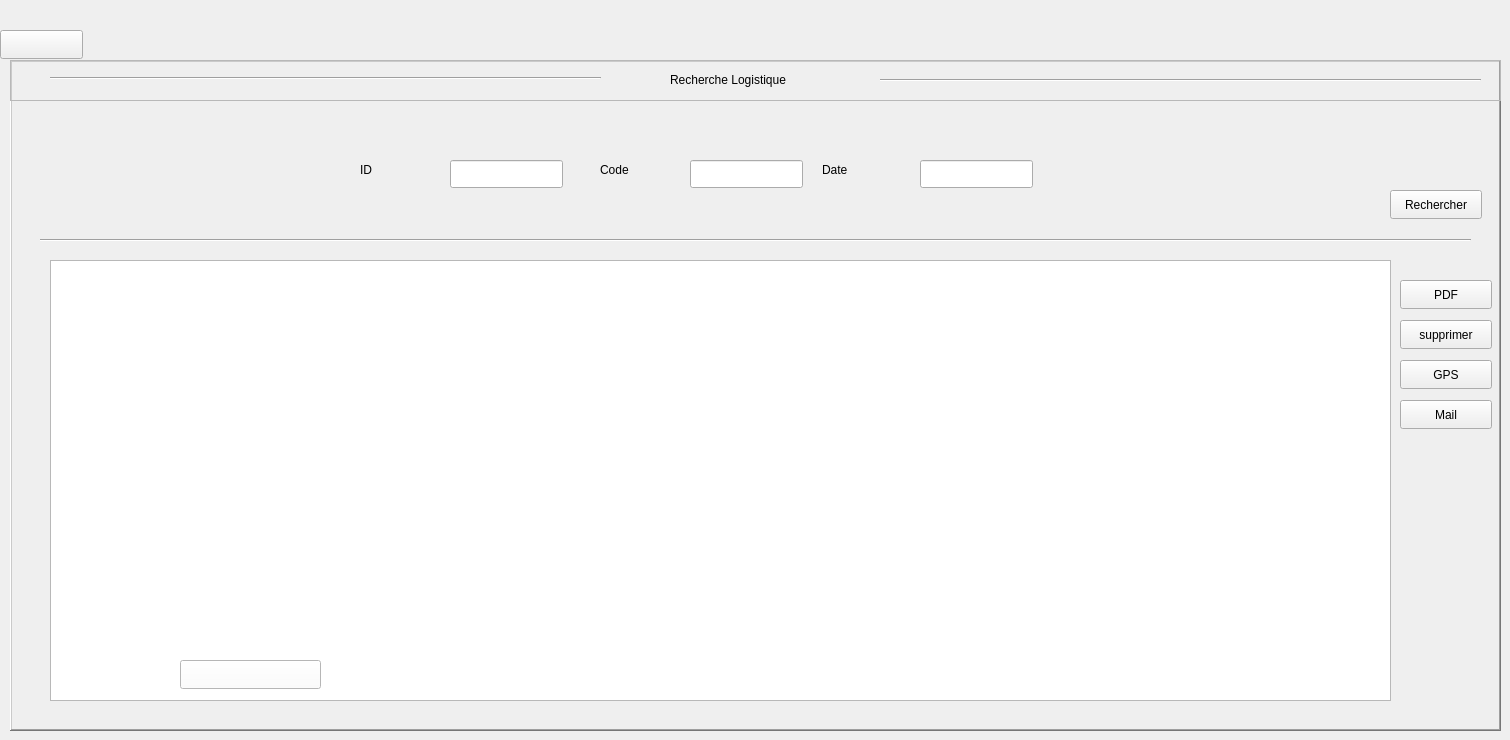
      <widget class="QWidget" name="page_16">
       <widget class="QFrame" name="frame_32">
        <property name="geometry">
         <rect>
          <x>10</x>
          <y>60</y>
          <width>1491</width>
          <height>671</height>
         </rect>
        </property>
        <property name="styleSheet">
         <string notr="true"/>
        </property>
        <property name="frameShape">
         <enum>QFrame::Shape::WinPanel</enum>
        </property>
        <property name="frameShadow">
         <enum>QFrame::Shadow::Raised</enum>
        </property>
        <widget class="QLineEdit" name="lineEdit_42">
         <property name="geometry">
          <rect>
           <x>440</x>
           <y>100</y>
           <width>113</width>
           <height>28</height>
          </rect>
         </property>
         <property name="styleSheet">
          <string notr="true"/>
         </property>
         <property name="text">
          <string/>
         </property>
        </widget>
        <widget class="QLabel" name="label_61">
         <property name="geometry">
          <rect>
           <x>350</x>
           <y>100</y>
           <width>63</width>
           <height>20</height>
          </rect>
         </property>
         <property name="text">
          <string>ID</string>
         </property>
        </widget>
        <widget class="QLabel" name="label_62">
         <property name="geometry">
          <rect>
           <x>590</x>
           <y>100</y>
           <width>63</width>
           <height>20</height>
          </rect>
         </property>
         <property name="text">
          <string>Code</string>
         </property>
        </widget>
        <widget class="QLineEdit" name="lineEdit_43">
         <property name="geometry">
          <rect>
           <x>680</x>
           <y>100</y>
           <width>113</width>
           <height>28</height>
          </rect>
         </property>
         <property name="styleSheet">
          <string notr="true"/>
         </property>
         <property name="text">
          <string/>
         </property>
        </widget>
        <widget class="QLabel" name="label_63">
         <property name="geometry">
          <rect>
           <x>812</x>
           <y>100</y>
           <width>71</width>
           <height>20</height>
          </rect>
         </property>
         <property name="text">
          <string>Date</string>
         </property>
        </widget>
        <widget class="QLineEdit" name="lineEdit_44">
         <property name="geometry">
          <rect>
           <x>910</x>
           <y>100</y>
           <width>113</width>
           <height>28</height>
          </rect>
         </property>
         <property name="styleSheet">
          <string notr="true"/>
         </property>
         <property name="text">
          <string/>
         </property>
        </widget>
        <widget class="Line" name="line_22">
         <property name="geometry">
          <rect>
           <x>30</x>
           <y>170</y>
           <width>1431</width>
           <height>20</height>
          </rect>
         </property>
         <property name="orientation">
          <enum>Qt::Orientation::Horizontal</enum>
         </property>
        </widget>
        <widget class="QPushButton" name="pushButton_60">
         <property name="geometry">
          <rect>
           <x>1380</x>
           <y>130</y>
           <width>92</width>
           <height>29</height>
          </rect>
         </property>
         <property name="styleSheet">
          <string notr="true"/>
         </property>
         <property name="text">
          <string>Rechercher</string>
         </property>
        </widget>
        <widget class="QFrame" name="frame_33">
         <property name="geometry">
          <rect>
           <x>0</x>
           <y>0</y>
           <width>1491</width>
           <height>41</height>
          </rect>
         </property>
         <property name="styleSheet">
          <string notr="true"/>
         </property>
         <property name="frameShape">
          <enum>QFrame::Shape::StyledPanel</enum>
         </property>
         <property name="frameShadow">
          <enum>QFrame::Shadow::Raised</enum>
         </property>
         <widget class="QLabel" name="label_64">
          <property name="geometry">
           <rect>
            <x>660</x>
            <y>10</y>
            <width>201</width>
            <height>20</height>
           </rect>
          </property>
          <property name="text">
           <string>Recherche Logistique</string>
          </property>
         </widget>
         <widget class="Line" name="line_23">
          <property name="geometry">
           <rect>
            <x>40</x>
            <y>10</y>
            <width>551</width>
            <height>16</height>
           </rect>
          </property>
          <property name="orientation">
           <enum>Qt::Orientation::Horizontal</enum>
          </property>
         </widget>
         <widget class="Line" name="line_24">
          <property name="geometry">
           <rect>
            <x>870</x>
            <y>10</y>
            <width>601</width>
            <height>20</height>
           </rect>
          </property>
          <property name="orientation">
           <enum>Qt::Orientation::Horizontal</enum>
          </property>
         </widget>
        </widget>
        <widget class="QTableView" name="tableWidget_employes_4">
         <property name="geometry">
          <rect>
           <x>40</x>
           <y>200</y>
           <width>1341</width>
           <height>441</height>
          </rect>
         </property>
         <property name="contextMenuPolicy">
          <enum>Qt::ContextMenuPolicy::CustomContextMenu</enum>
         </property>
         <property name="styleSheet">
          <string notr="true"/>
         </property>
         <property name="frameShape">
          <enum>QFrame::Shape::StyledPanel</enum>
         </property>
         <property name="frameShadow">
          <enum>QFrame::Shadow::Raised</enum>
         </property>
         <property name="editTriggers">
          <set>QAbstractItemView::EditTrigger::NoEditTriggers</set>
         </property>
         <property name="selectionMode">
          <enum>QAbstractItemView::SelectionMode::SingleSelection</enum>
         </property>
         <property name="selectionBehavior">
          <enum>QAbstractItemView::SelectionBehavior::SelectRows</enum>
         </property>
        </widget>
        <widget class="QPushButton" name="pushButton_61">
         <property name="geometry">
          <rect>
           <x>1390</x>
           <y>220</y>
           <width>92</width>
           <height>29</height>
          </rect>
         </property>
         <property name="styleSheet">
          <string notr="true"/>
         </property>
         <property name="text">
          <string>PDF</string>
         </property>
        </widget>
        <widget class="QPushButton" name="pushButton_62">
         <property name="geometry">
          <rect>
           <x>1390</x>
           <y>260</y>
           <width>92</width>
           <height>29</height>
          </rect>
         </property>
         <property name="styleSheet">
          <string notr="true"/>
         </property>
         <property name="text">
          <string>supprimer</string>
         </property>
        </widget>
        <widget class="QLabel" name="label_65">
         <property name="geometry">
          <rect>
           <x>52</x>
           <y>209</y>
           <width>1321</width>
           <height>421</height>
          </rect>
         </property>
         <property name="text">
          <string/>
         </property>
         <property name="pixmap">
          <pixmap resource="image_first.qrc">:/images/table.png</pixmap>
         </property>
         <property name="scaledContents">
          <bool>true</bool>
         </property>
        </widget>
        <widget class="QPushButton" name="pushButton_63">
         <property name="geometry">
          <rect>
           <x>170</x>
           <y>600</y>
           <width>141</width>
           <height>29</height>
          </rect>
         </property>
         <property name="styleSheet">
          <string notr="true">background-color: rgb(255, 255, 255);</string>
         </property>
         <property name="text">
          <string/>
         </property>
        </widget>
        <widget class="QPushButton" name="pushButton_64">
         <property name="geometry">
          <rect>
           <x>1390</x>
           <y>300</y>
           <width>92</width>
           <height>29</height>
          </rect>
         </property>
         <property name="styleSheet">
          <string notr="true"/>
         </property>
         <property name="text">
          <string>GPS</string>
         </property>
        </widget>
        <widget class="QPushButton" name="pushButton_65">
         <property name="geometry">
          <rect>
           <x>1390</x>
           <y>340</y>
           <width>92</width>
           <height>29</height>
          </rect>
         </property>
         <property name="styleSheet">
          <string notr="true"/>
         </property>
         <property name="text">
          <string>Mail</string>
         </property>
        </widget>
       </widget>
       <widget class="QPushButton" name="pushButton_66">
        <property name="geometry">
         <rect>
          <x>0</x>
          <y>30</y>
          <width>83</width>
          <height>29</height>
         </rect>
        </property>
        <property name="text">
         <string/>
        </property>
        <property name="icon">
         <iconset theme="QIcon::ThemeIcon::EditUndo"/>
        </property>
       </widget>
      </widget>
